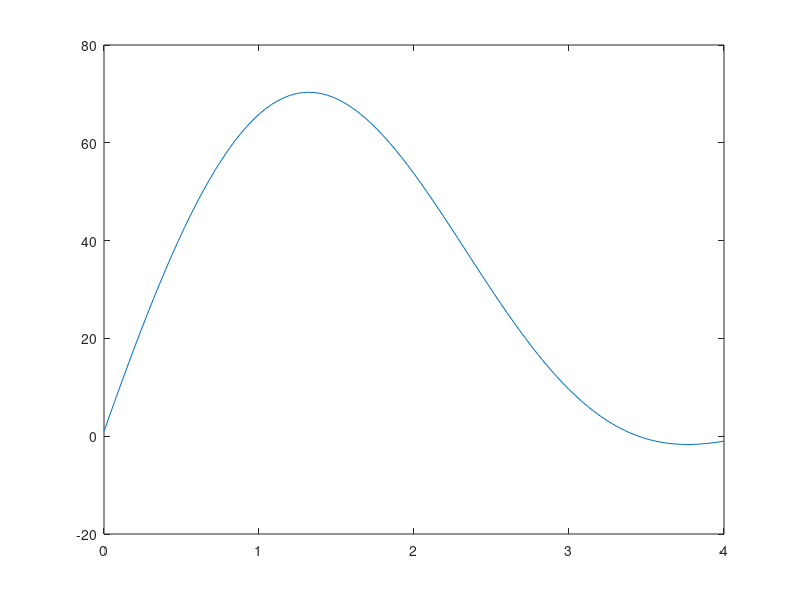

This figure's MATLAB source:
% Finite difference method on y''+y'sqrt(x)=(6-y)x
% y(0)=1; y(4)=-1

% Known values
a = 0;
b = 4;
ya = 1;
yb = -1;

% Properties of the problem
N = 100;       % # of intervals
h = (b-a)/N;
n = (N+1)-2;   % # of unknowns
x = h*(1:n)';

% Function
f1 = @(x) 1-h*sqrt(x)/2;
f2 = @(x) -(2-h^2*x);
f3 = @(x) 1+h*sqrt(x)/2;
g = @(x) 6*h^2*x;

% Fill tridiagonal matrix
A = zeros(n);
for i = 1:n
  A(i, i) = f2(x(i));     % diagonal
end
for i = 1:n-1
  A(i, i+1) = f3(x(i));   % super-diagonal
  A(i+1, i) = f1(x(i+1)); % sub-diagonal
end

% Right side
c = g(x);
c(1) = c(1)-f1(x(1))*ya;
c(n) = c(n)-f3(x(n))*yb;

% Solution
y = A\c;

% Plot
X = [a; x; b];
Y = [ya; y; yb];
plot(X, Y)

disp('    min-y    max-y')
disp([min(y)    max(y)])
